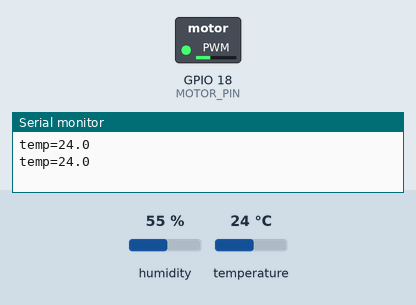
Simulated run of this program. Board: ESP32. On the bench: switched loads named in the program (green lamp = pin HIGH), the last lines printed to the serial monitor. The inputs (shaded band) are chosen by the test bench; at power-on: temperature 24 °C, humidity 55 %.

Above: at 2.8 s.
2.9 s: temperature set to 25.7 °C
At 4.5 s:
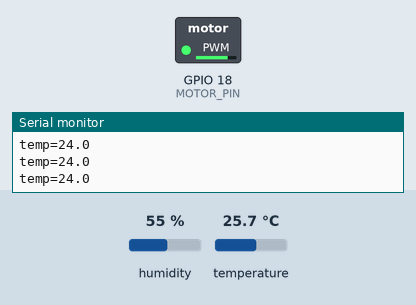
5.6 s: temperature set to 12 °C
At 7.4 s:
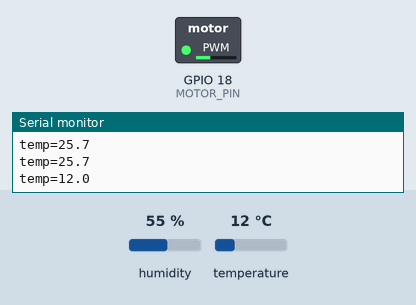
8.3 s: temperature set to 28 °C
At 10.9 s:
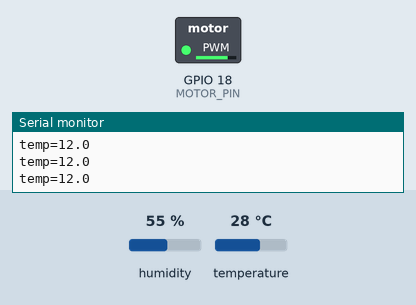
Timing chart, 0 to 12.4 s (numbered marks = the images above; inputs shaded):
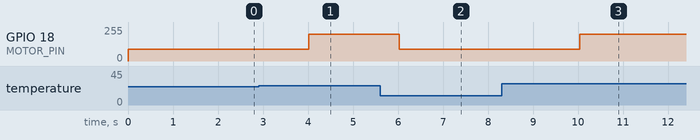

Measured:
- the behaviour switches between 25 and 25.1 °C on temperature (found by bisection; images 0 and 1)
- after the input at 2.9 s, GPIO 18 (MOTOR_PIN): 90/255 → 200/255 after 1.1 s
- after the input at 5.6 s, GPIO 18 (MOTOR_PIN): 200/255 → 90/255 after 0.42 s
- after the input at 8.3 s, GPIO 18 (MOTOR_PIN): 90/255 → 200/255 after 1.7 s

The program:

main.cpp
```cpp
#include <Arduino.h>
#include <DHT.h>
#include "config.h"

DHT dht(DHT_PIN, DHT22);

void setup() {
  Serial.begin(115200);
  pinMode(MOTOR_PIN, OUTPUT);
  dht.begin();
}

void loop() {
  static uint32_t lastLog = 0;
  float t = dht.readTemperature();
  analogWrite(MOTOR_PIN, t > 25.0 ? 200 : 90);
  if (millis() - lastLog > LOG_INTERVAL_MS) {
    Serial.printf("temp=%.1f\n", t);
    lastLog = millis();
  }
}
```

config.h
```cpp
#pragma once

// Motor driver (L9110S) control input
#define MOTOR_PIN 18
// DHT22 temperature/humidity sensor data line
#define DHT_PIN 4
// Telemetry log interval
#define LOG_INTERVAL_MS 1000
```
